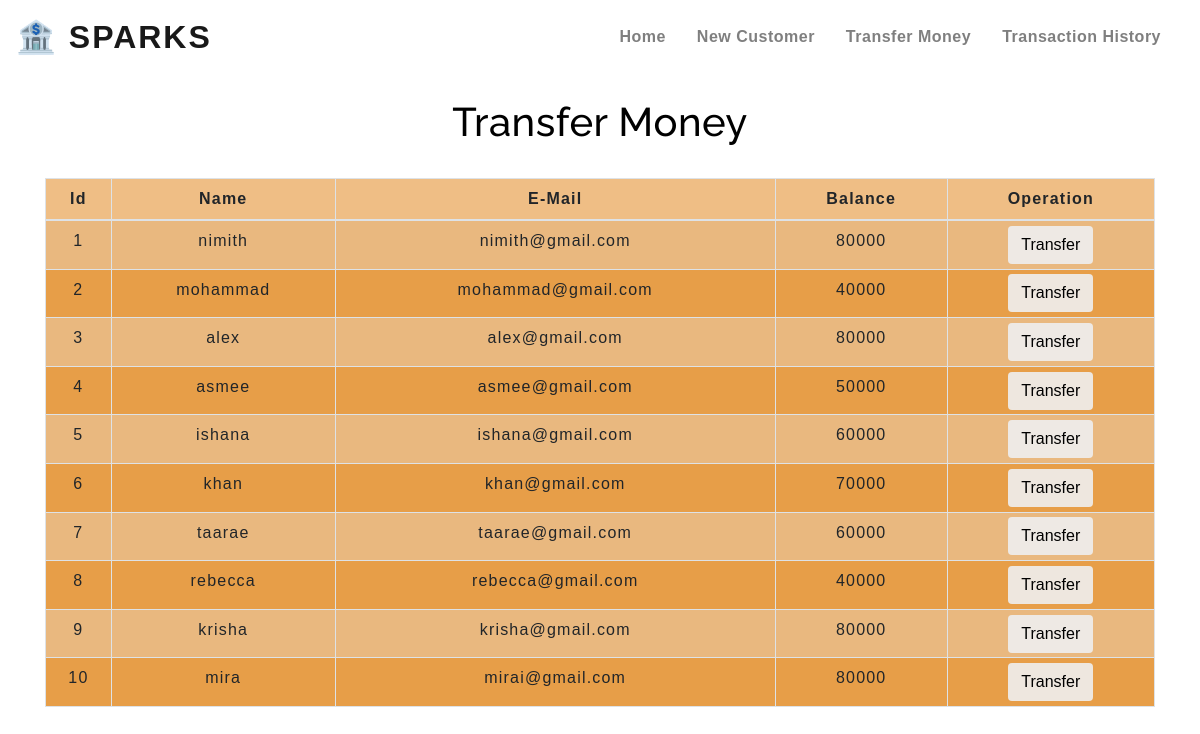
Screenshot of /transferMoney.php with the database file from the repository.
### tables this page shows
CREATE TABLE `users` (
  `id` int(3) NOT NULL,
  `name` text NOT NULL,
  `email` varchar(30) NOT NULL,
  `balance` int(8) NOT NULL
);

### transferMoney.php (the view, shortened to what this page needs)
<!DOCTYPE html>
<html lang="en">
<head>
    <link rel="stylesheet" href="https://maxcdn.bootstrapcdn.com/bootstrap/4.0.0/css/bootstrap.min.css">
    <link rel="stylesheet" type="text/css" href="css/table.css">
    <link rel="stylesheet" type="text/css" href="css/navbar.css">
</head>
<body>
<?php
    include 'connection.php';
    $sql = "SELECT * FROM users";
    $result = mysqli_query($connection, $sql);
?>
<?php
  include 'navbar.php';
?>
<div class="container">
        <h2 class="text-center pt-4">Transfer Money</h2>
        <br>
            <div class="row">
                <div class="col">
                    <div class="table-responsive-sm">
                    <table class="table table-hover table-sm table-striped table-condensed table-bordered">
                        <thead>
                            <tr>
                            <th scope="col" class="text-center py-2">Id</th>
                            <th scope="col" class="text-center py-2">Name</th>
                            <th scope="col" class="text-center py-2">E-Mail</th>
                            <th scope="col" class="text-center py-2">Balance</th>
                            <th scope="col" class="text-center py-2">Operation</th>
                            </tr>
                        </thead>
                        <tbody>
                <?php
                    while($rows=mysqli_fetch_assoc($result)){
                ?>
                    <tr>
                        <td class="py-2"><?php echo $rows['id'] ?></td>
                        <td class="py-2"><?php echo $rows['name']?></td>
                        <td class="py-2"><?php echo $rows['email']?></td>
                        <td class="py-2"><?php echo $rows['balance']?></td>
                        <td><a href="usersData.php?id= <?php echo $rows['id'] ;?>"> <button type="button" class="btn">Transfer</button></a></td>
                    </tr>
                <?php
                    }
                ?>
                        </tbody>
                    </table>
                    </div>
                </div>
            </div>
         </div>
</body>
</html>

### navbar.php (shortened to what this page needs)
<nav class="navbar navbar-expand-md navbar-light">
     <a class="navbar-brand" href="index.php"> 🏦 SPARKS </a>
      <div class="collapse navbar-collapse" id="collapsibleNavbar">
            <ul class="navbar-nav ml-auto">
              <li class="nav-item">
                <a class="nav-link" href="index.php">Home</a>
              </li>
              <li class="nav-item">
                <a class="nav-link" href="addUser.php">New Customer</a>
              </li>
              <li class="nav-item">
                <a class="nav-link" href="transferMoney.php">Transfer Money</a>
              </li>
              <li class="nav-item">
                <a class="nav-link" href="transactionHistory.php">Transaction History</a>
              </li>
          </div>
       </nav>

### css/table.css (style rules this page uses)
* { padding: 0; margin: 0; box-sizing: border-box; font-family: sans-serif; }
h2 { font-size: 40px; }
table { letter-spacing: 1.2px; }
tr, td { text-align: center; background-color: #de7c0b7f; }
button { border: none; background: #efefefe7; transition: 1s; }

### css/navbar.css (style rules this page uses)
.nav-link { margin-right: 15px; color: #0061df; letter-spacing: 0.5px; transition: 0.5s; }
.navbar-brand { color: #ffffff; letter-spacing: 2px; font-size: 2rem; }
h2 { color: #000000; letter-spacing: 0.5px; font-family: raleway; }
a { font-weight: 700; line-height: 1.5; }

### transferMoney.php (style rules this page uses)
button { transition: 1.5s; }

### rows the page displays
users: id "1", name "nimith", email "nimith@gmail.com", balance "80000"
users: id "2", name "mohammad", email "mohammad@gmail.com", balance "40000"
users: id "3", name "alex", email "alex@gmail.com", balance "80000"
users: id "4", name "asmee", email "asmee@gmail.com", balance "50000"
users: id "5", name "ishana", email "ishana@gmail.com", balance "60000"
users: id "6", name "khan", email "khan@gmail.com", balance "70000"
users: id "7", name "taarae", email "taarae@gmail.com", balance "60000"
users: id "8", name "rebecca", email "rebecca@gmail.com", balance "40000"
users: id "9", name "krisha", email "krisha@gmail.com", balance "80000"
users: id "10", name "mira", email "mirai@gmail.com", balance "80000"
